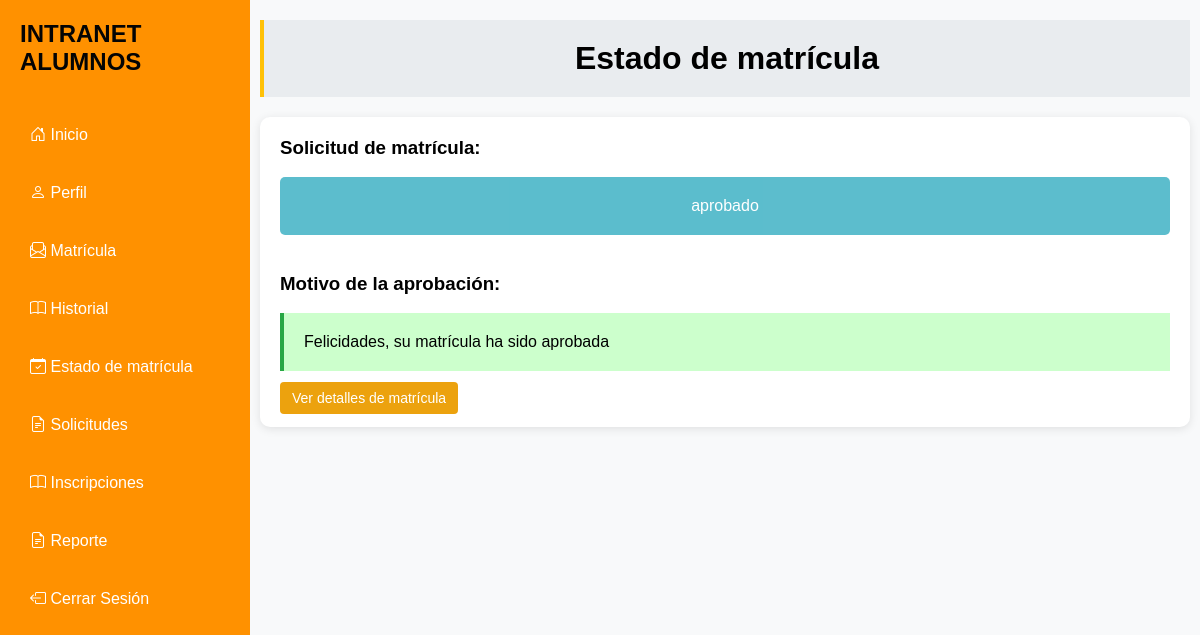
Page /estado-matricula/ (signed in) on the earlier database version.
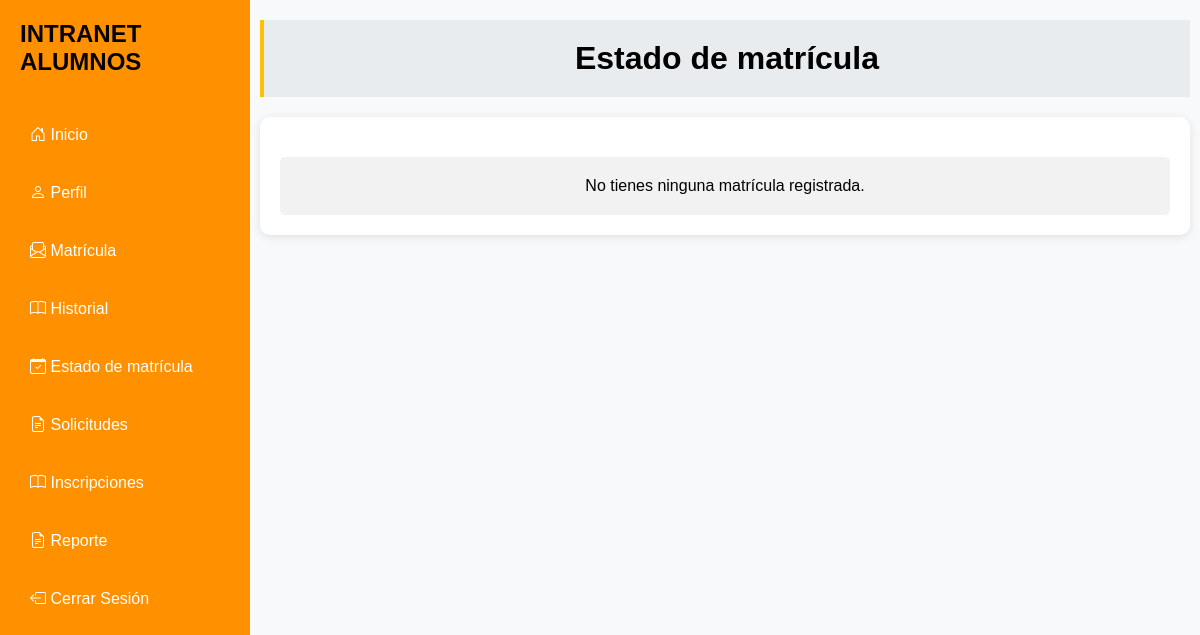
Same page on the later database version.
### App/models.py (models this page shows, shortened)
class Matricula(models.Model):
    id_matricula = models.AutoField(primary_key=True)
    alumno = models.ForeignKey(Alumno, on_delete=models.CASCADE)
    cursos = models.ManyToManyField(Curso)
    boucher = models.ManyToManyField(Boucher)
    plan = models.ForeignKey(Plan, on_delete=models.CASCADE)
    fecha_matricula = models.DateTimeField(default=timezone.now)
    estado = models.CharField(max_length=20, default='pendiente')
    mensaje_rechazo = models.TextField(blank=True, null=True)
    mensaje_aprobacion = models.TextField(blank=True, null=True)

### App/views.py (the view)
# urls.py: path('estado-matricula/', views.estado_matricula, name='estado_matricula'),
@login_required
@alumno_required
def estado_matricula(request):
    usuario = request.user
    alumno = usuario.alumno
    matricula = Matricula.objects.filter(alumno=alumno).order_by('-fecha_matricula').first()
    return render(request, 'estado.html', {'matricula': matricula})

### App/templates/estado.html
{% extends 'base.html' %}
{% block content %}
<div class="home">
    <div class="estado" >
        <h1>Estado de matrícula</h1>
    </div>
    <div class="estado-content">
        {% if matricula %}
            <div class="estado-detalle">
                <h3>Solicitud de matrícula:</h3>
                <br>
                <button class="estado-boton" disabled>{{ matricula.estado }}</button>
            </div>
            <br>
            {% if matricula.estado == 'rechazado' %}
                <div class="estado-mensaje">
                    <h3>Motivo del rechazo:</h3>
                    <br>
                    <div class="mensaje alerta-rechazo">
                        <p>{{ matricula.mensaje_rechazo }}</p>
                    </div>
                </div>
            {% elif matricula.estado == 'aprobado' %}
                <div class="estado-mensaje">
                    <h3>Motivo de la aprobación:</h3>
                    <br>
                    <div class="mensaje alerta-aprobado">
                        <p>{{ matricula.mensaje_aprobacion }}</p>
                    </div>
                </div>
            {% endif %}
            <br />
            <a href="{% url 'detalles_matricula' matricula.id_matricula %}" class="btn-filter">Ver detalles de matrícula</a>
        {% else %}
            <div class="estado-vacio">
                <p>No tienes ninguna matrícula registrada.</p>
            </div>
        {% endif %}
    </div>
</div>
{% endblock %}

Differences in the rows shown:
removed Matricula: estado "aprobado", mensaje_aprobacion "Felicidades, su matrícula ha sido aprobada"
Other differences:
text no longer shown: "Solicitud de matrícula: Motivo de la aprobación: Ver detalles de matrícula"
text now shown: "No tienes ninguna matrícula registrada."
